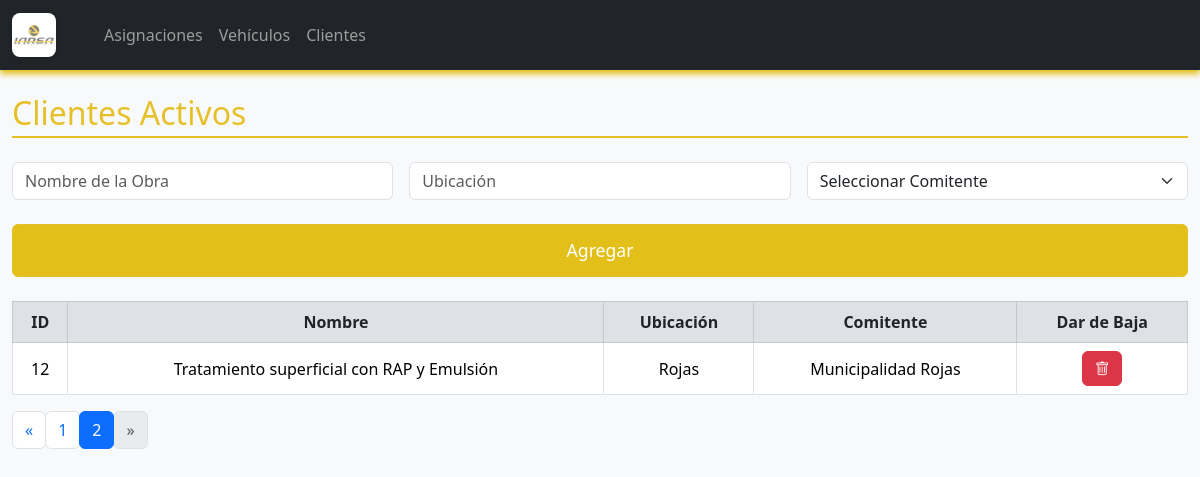
The app's page /clientes?page=2 with its own data.
### logistica/models.py (models this page shows, shortened)
class Cliente(db.Model):
    id = db.Column(db.Integer, primary_key=True)
    nombre = db.Column(db.String(100), nullable=False)
    ubicacion = db.Column(db.String(100), nullable=False)
    comitente = db.Column(db.String(100), nullable=False)
    estado = db.Column(db.String(10), nullable=False, default="Activo")

### logistica/routes.py (the view)
@main.route('/clientes')
def clientes():
    page = request.args.get('page', 1, type=int)
    query = Cliente.query.filter_by(estado="Activo").order_by(Cliente.id)
    clientes, total, total_pages, page = paginar_query(query, page)
    return render_template('clientes.html',
                           clientes=clientes,
                           page=page,
                           total_pages=total_pages)

### logistica/routes.py (called while the page is built)
def paginar_query(query, page, per_page=10):
    total = query.count()
    total_pages = max((total + per_page - 1) // per_page, 1)
    if page < 1:
        page = 1
    elif page > total_pages:
        page = total_pages
    items = query.offset((page - 1) * per_page).limit(per_page).all()
    return items, total, total_pages, page

### logistica/templates/clientes.html (shortened to what this page needs)
{% extends "index.html" %}
{% block content %}
<h2 class="mb-4 section-title">Clientes Activos</h2>
<form method="POST" action="{{ url_for('main.agregar_cliente') }}" class="row g-3 mb-4">
    <div class="col-md-4">
        <input type="text" name="nombre" class="form-control" placeholder="Nombre de la Obra" required>
    </div>
    <div class="col-md-4">
        <input type="text" name="ubicacion" class="form-control" placeholder="Ubicación" required>
    </div>
    <div class="col-md-4">
        <select name="comitente" class="form-select" required>
            <option value="">Seleccionar Comitente</option>
        </select>
    </div>
    <div class="col-12">
        <button type="submit" class="btn btn-primary btn-block btn-agregar-grande">Agregar</button>
    </div>
</form>
<table class="table table-bordered table-hover align-middle">
    <thead class="table-light">
        <tr>
            <th>ID</th>
            <th>Nombre</th>
            <th>Ubicación</th>
            <th>Comitente</th>
            <th>Dar de Baja</th>
        </tr>
    </thead>
    <tbody>
        {% for c in clientes %}
        <tr>
            <td>{{ c.id }}</td>
            <td>{{ c.nombre }}</td>
            <td>{{ c.ubicacion }}</td>
            <td>{{ c.comitente }}</td>
            <td>
                <a href="{{ url_for('main.baja_cliente', id=c.id) }}" class="btn btn-danger btn-sm">
                    <i class="bi bi-trash"></i>
                </a>
            </td>
        </tr>
        {% endfor %}
    </tbody>
</table>
<nav aria-label="Page navigation example">
  <ul class="pagination">
    <li class="page-item {% if page == 1 %}disabled{% endif %}">
      <a class="page-link" href="{{ url_for('main.clientes', page=page-1) }}" aria-label="Previous">
        <span aria-hidden="true">&laquo;</span>
      </a>
    </li>
    {% for p in range(1, total_pages + 1) %}
      <li class="page-item {% if p == page %}active{% endif %}">
        <a class="page-link" href="{{ url_for('main.clientes', page=p) }}">{{ p }}</a>
      </li>
    {% endfor %}
    <li class="page-item {% if page == total_pages %}disabled{% endif %}">
      <a class="page-link" href="{{ url_for('main.clientes', page=page+1) }}" aria-label="Next">
        <span aria-hidden="true">&raquo;</span>
      </a>
    </li>
  </ul>
</nav>
{% endblock %}

### logistica/static/style.css (style rules this page uses)
body { background-color: #f8f9fa; font-family: 'Segoe UI', Tahoma, Geneva, Verdana, sans-serif; }
h1, h2, h3 { color: #e6c028; }
.table th, .table td { text-align: center; vertical-align: middle; }
.btn { border-radius: 0.375rem; padding: 0.375rem 0.75rem; font-size: 0.9rem; }
.btn-danger { color: #fff; }
.btn-primary { background-color: #e3c019; border-color: #e6c028; }
.btn-agregar-grande { width: 100%; font-size: 1.1rem; padding: 0.75rem 0; margin-top: 0.5rem; }
form input, form select { border-radius: 0.375rem; }
.pagination .page-item .page-link { border-radius: 0.375rem; }
.table thead th { background-color: #dee2e6; font-weight: bold; color: #212529; }
.section-title { border-bottom: 2px solid #e6c028; padding-bottom: 0.25rem; margin-bottom: 1.5rem; }

### records on screen
Cliente: id "12", nombre "Tratamiento superficial con RAP y Emulsión", ubicacion "Rojas", comitente "Municipalidad Rojas"

### other values on screen
{{ p }} "1" "2"
